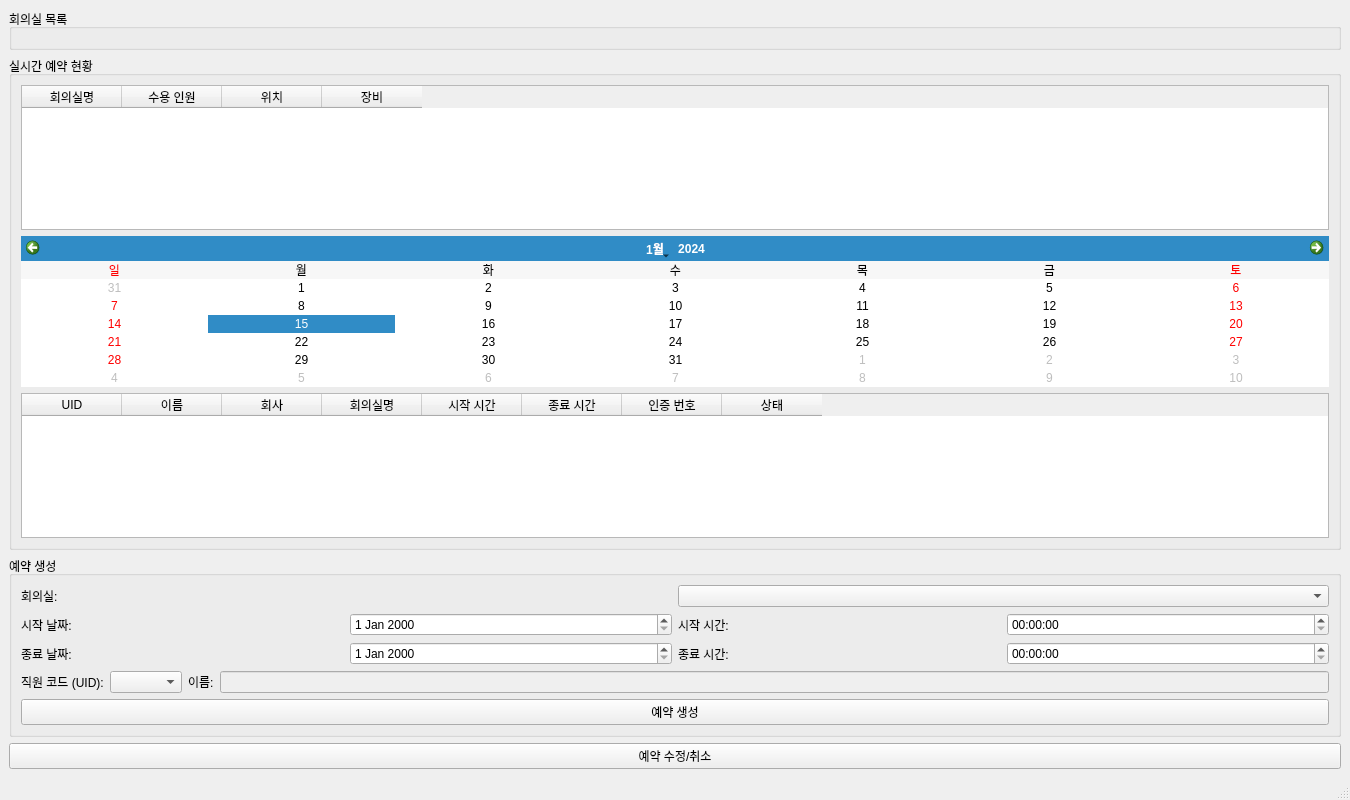
<?xml version="1.0" encoding="UTF-8"?>
<ui version="4.0">
 <class>ReservationWindow</class>
 <widget class="QMainWindow" name="ReservationWindow">
  <property name="geometry">
   <rect>
    <x>0</x>
    <y>0</y>
    <width>1350</width>
    <height>800</height>
   </rect>
  </property>
  <property name="windowTitle">
   <string>회의실 예약 관리</string>
  </property>
  <widget class="QWidget" name="centralwidget">
   <layout class="QVBoxLayout" name="verticalLayout">
    <item>
     <widget class="QGroupBox" name="roomListGroup">
      <property name="title">
       <string>회의실 목록</string>
      </property>
      <layout class="QVBoxLayout" name="verticalLayout_2"/>
     </widget>
    </item>
    <item>
     <widget class="QGroupBox" name="reservationStatusGroup">
      <property name="title">
       <string>실시간 예약 현황</string>
      </property>
      <layout class="QVBoxLayout" name="verticalLayout_3">
       <item>
        <widget class="QTableWidget" name="roomTable">
         <property name="columnCount">
          <number>4</number>
         </property>
         <column>
          <property name="text">
           <string>회의실명</string>
          </property>
         </column>
         <column>
          <property name="text">
           <string>수용 인원</string>
          </property>
         </column>
         <column>
          <property name="text">
           <string>위치</string>
          </property>
         </column>
         <column>
          <property name="text">
           <string>장비</string>
          </property>
         </column>
        </widget>
       </item>
       <item>
        <widget class="QCalendarWidget" name="calendarView">
         <property name="locale">
          <locale language="Korean" country="SouthKorea"/>
         </property>
         <property name="verticalHeaderFormat">
          <enum>QCalendarWidget::NoVerticalHeader</enum>
         </property>
        </widget>
       </item>
       <item>
        <widget class="QTableWidget" name="reservationTable">
         <property name="columnCount">
          <number>8</number>
         </property>
         <column>
          <property name="text">
           <string>UID</string>
          </property>
         </column>
         <column>
          <property name="text">
           <string>이름</string>
          </property>
         </column>
         <column>
          <property name="text">
           <string>회사</string>
          </property>
         </column>
         <column>
          <property name="text">
           <string>회의실명</string>
          </property>
         </column>
         <column>
          <property name="text">
           <string>시작 시간</string>
          </property>
         </column>
         <column>
          <property name="text">
           <string>종료 시간</string>
          </property>
         </column>
         <column>
          <property name="text">
           <string>인증 번호</string>
          </property>
         </column>
         <column>
          <property name="text">
           <string>상태</string>
          </property>
         </column>
        </widget>
       </item>
      </layout>
     </widget>
    </item>
    <item>
     <widget class="QGroupBox" name="createReservationGroup">
      <property name="title">
       <string>예약 생성</string>
      </property>
      <layout class="QVBoxLayout" name="verticalLayout_4">
       <item>
        <layout class="QHBoxLayout">
         <item>
          <widget class="QLabel" name="roomLabel">
           <property name="text">
            <string>회의실:</string>
           </property>
          </widget>
         </item>
         <item>
          <widget class="QComboBox" name="roomComboBox"/>
         </item>
        </layout>
       </item>
       <item>
        <layout class="QHBoxLayout" name="horizontalLayout_1">
         <item>
          <widget class="QLabel" name="startingDateLabel">
           <property name="text">
            <string>시작 날짜:</string>
           </property>
          </widget>
         </item>
         <item>
          <widget class="QDateEdit" name="startingDateInput"/>
         </item>
         <item>
          <widget class="QLabel" name="startingTimeLabel">
           <property name="text">
            <string>시작 시간:</string>
           </property>
          </widget>
         </item>
         <item>
          <widget class="QTimeEdit" name="startingTimeInput"/>
         </item>
        </layout>
       </item>
       <item>
        <layout class="QHBoxLayout" name="horizontalLayout_2">
         <item>
          <widget class="QLabel" name="endingDateLabel">
           <property name="text">
            <string>종료 날짜:</string>
           </property>
          </widget>
         </item>
         <item>
          <widget class="QDateEdit" name="endingDateInput"/>
         </item>
         <item>
          <widget class="QLabel" name="endingTimeLabel">
           <property name="text">
            <string>종료 시간:</string>
           </property>
          </widget>
         </item>
         <item>
          <widget class="QTimeEdit" name="endingTimeInput"/>
         </item>
        </layout>
       </item>
       <item>
        <layout class="QHBoxLayout" name="horizontalLayout_3">
         <item>
          <widget class="QLabel" name="userIDLabel">
           <property name="text">
            <string>직원 코드 (UID):</string>
           </property>
          </widget>
         </item>
         <item>
          <widget class="QComboBox" name="userIDComboBox"/>
         </item>
         <item>
          <widget class="QLabel" name="userNameLabel">
           <property name="text">
            <string>이름:</string>
           </property>
          </widget>
         </item>
         <item>
          <widget class="QLineEdit" name="userNameInput">
           <property name="enabled">
            <bool>false</bool>
           </property>
           <property name="readOnly">
            <bool>true</bool>
           </property>
          </widget>
         </item>
        </layout>
       </item>
       <item>
        <widget class="QPushButton" name="createBtn">
         <property name="text">
          <string>예약 생성</string>
         </property>
        </widget>
       </item>
      </layout>
     </widget>
    </item>
    <item>
     <widget class="QPushButton" name="editCancelBtn">
      <property name="text">
       <string>예약 수정/취소</string>
      </property>
     </widget>
    </item>
   </layout>
  </widget>
  <widget class="QStatusBar" name="statusbar"/>
 </widget>
 <resources/>
 <connections/>
</ui>
